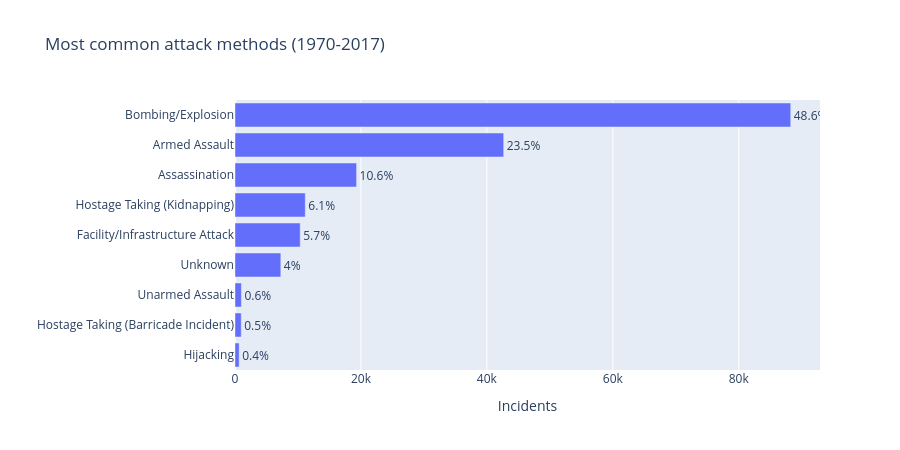

The notebook cell saved with this chart:
### Code cell
import pandas as pd
import plotly.express as px

overall = (data["attacktype1_txt"].value_counts()
               .rename_axis("attack_type").reset_index(name="incidents"))
overall["share_pct"] = (overall["incidents"] / overall["incidents"].sum() * 100).round(1)

fig = px.bar(overall.sort_values("incidents"), x="incidents", y="attack_type",
             orientation="h", text="share_pct",
             title="Most common attack methods (1970-2017)",
             labels={"incidents": "Incidents", "attack_type": ""})
fig.update_traces(texttemplate="%{text}%", textposition="outside")
fig.update_layout(height=450)
fig.show()

### Figure 1 — Plotly figure (JSON) as saved in the notebook; plotly's stock layout.template omitted (floating-point values rounded to 4 significant figures)
{"data": [{"hovertemplate": "Incidents=%{x}<br>=%{y}<br>share_pct=%{text}<extra></extra>", "legendgroup": "", "marker": {"color": "#636efa", "pattern": {"shape": ""}}, "name": "", "orientation": "h", "showlegend": false, "text": [0.4, 0.5, 0.6, 4.0, 5.7, 6.1, 10.6, 23.5, 48.6], "textposition": "outside", "texttemplate": "%{text}%", "type": "bar", "x": [659, 991, 1015, 7276, 10356, 11158, 19312, 42669, 88255], "xaxis": "x", "y": ["Hijacking", "Hostage Taking (Barricade Incident)", "Unarmed Assault", "Unknown", "Facility/Infrastructure Attack", "Hostage Taking (Kidnapping)", "Assassination", "Armed Assault", "Bombing/Explosion"], "yaxis": "y"}], "layout": {"barmode": "relative", "height": 450, "legend": {"tracegroupgap": 0}, "title": {"text": "Most common attack methods (1970-2017)"}, "xaxis": {"anchor": "y", "domain": [0, 1], "title": {"text": "Incidents"}}, "yaxis": {"anchor": "x", "domain": [0, 1], "title": {"text": ""}}}}
